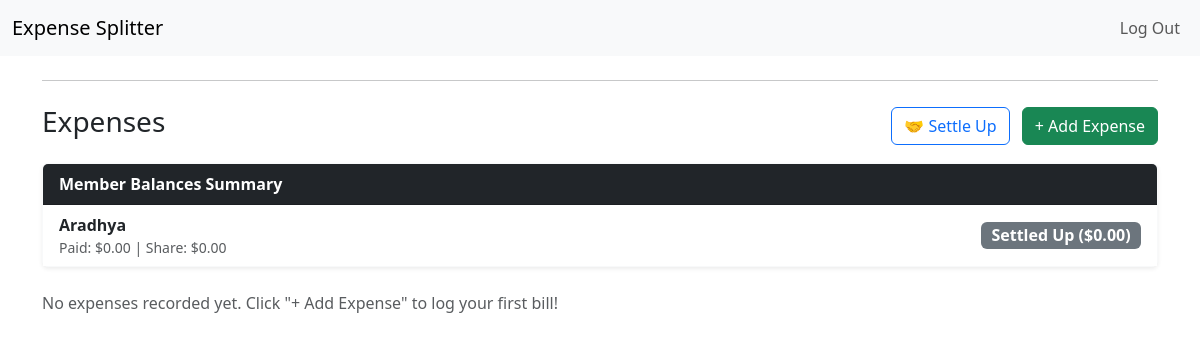
The app's page /group/2 (signed in) with its own data.
### tables this page shows
CREATE TABLE users (
    id INTEGER PRIMARY KEY AUTOINCREMENT NOT NULL,
    username TEXT NOT NULL UNIQUE,
    hash TEXT NOT NULL
);

### app.py (the view)
@app.route("/group/<int:group_id>", methods=["GET"])
@login_required
def group_detail(group_id):
    membership = db.execute(
        "SELECT * FROM group_members WHERE group_id = ? AND user_id = ?",
        group_id, session["user_id"]
    )
    if not membership:
        return apology("group not found or access denied", 403)
    group = db.execute("SELECT * FROM groups WHERE id = ?", group_id)
    if not group:
        return apology("group not found", 404)
    members = db.execute(
        "SELECT users.id, users.username FROM users "
        "JOIN group_members ON users.id = group_members.user_id "
        "WHERE group_members.group_id = ?",
        group_id
    )
    non_members = db.execute(
        "SELECT id, username FROM users WHERE id NOT IN ("
        "  SELECT user_id FROM group_members WHERE group_id = ?"
        ")",
        group_id
    )
    expenses = db.execute(
        "SELECT expenses.id, expenses.description, expenses.amount, expenses.created_at, "
        "users.username AS payer_name "
        "FROM expenses "
        "JOIN users ON expenses.payer_id = users.id "
        "WHERE expenses.group_id = ? "
        "ORDER BY expenses.created_at DESC",
        group_id
    )
    balances = []
    for member in members:
        user_id = member["id"]
        paid_res = db.execute(
            "SELECT SUM(amount) AS total FROM expenses WHERE group_id = ? AND payer_id = ?",
            group_id, user_id
        )
        total_paid = paid_res[0]["total"] or 0.0
        owed_res = db.execute(
            "SELECT SUM(expense_splits.amount_owed) AS total FROM expense_splits "
            "JOIN expenses ON expense_splits.expense_id = expenses.id "
            "WHERE expenses.group_id = ? AND expense_splits.user_id = ?",
            group_id, user_id
        )
        total_owed = owed_res[0]["total"] or 0.0
        net = round(total_paid - total_owed, 2)
        balances.append({
            "username": member["username"],
            "paid": total_paid,
            "owed": total_owed,
            "net": net
        })
    return render_template(
        "group.html",
        group=group[0],
        members=members,
        non_members=non_members,
        expenses=expenses,
        balances=balances
    )

### app.py (called while the page is built)
@app.after_request
def after_request(response):
    response.headers["Cache-Control"] = "no-cache, no-store, must-revalidate"
    response.headers["Expires"] = 0
    response.headers["Pragma"] = "no-cache"
    return response

### helpers.py (called while the page is built)
def login_required(f):
    @wraps(f)
    def decorated_function(*args, **kwargs):
        if session.get("user_id") is None:
            return redirect("/login")
        return f(*args, **kwargs)
    return decorated_function

### templates/group.html (shortened to what this page needs)
{% extends "layout.html" %}
{% block main %}
<hr class="my-4">
<div class="d-flex justify-content-between align-items-center mb-3">
    <h3>Expenses</h3>
    <div>
        <button type="button" class="btn btn-outline-primary me-2" data-bs-toggle="modal" data-bs-target="#settleModal">
            🤝 Settle Up
        </button>
        <a href="/add_expense/{{ group.id }}" class="btn btn-success">+ Add Expense</a>
    </div>
</div>
<div class="card mb-4 border-light shadow-sm">
    <div class="card-header bg-dark text-white fw-bold">
        Member Balances Summary
    </div>
    <div class="card-body p-0">
        <ul class="list-group list-group-flush">
            {% for b in balances %}
                <li class="list-group-item d-flex justify-content-between align-items-center">
                    <div>
                        <strong>{{ b.username }}</strong>
                        <div class="text-muted small">
                            Paid: ${{ "%.2f"|format(b.paid) }} | Share: ${{ "%.2f"|format(b.owed) }}
                        </div>
                    </div>
                    {% if b.net > 0 %}
                        <span class="badge bg-success fs-6">Gets back ${{ "%.2f"|format(b.net) }}</span>
                    {% elif b.net < 0 %}
                        <span class="badge bg-danger fs-6">Owes ${{ "%.2f"|format(b.net | abs) }}</span>
                    {% else %}
                        <span class="badge bg-secondary fs-6">Settled Up ($0.00)</span>
                    {% endif %}
                </li>
            {% endfor %}
        </ul>
    </div>
</div>
{% if expenses %}
    <div class="table-responsive">
        <table class="table table-striped align-middle">
            <thead>
                <tr>
                    <th>Description</th>
                    <th>Paid By</th>
                    <th>Amount</th>
                    <th>Date</th>
                </tr>
            </thead>
            <tbody>
                {% for expense in expenses %}
                    <tr>
                        <td><strong>{{ expense.description }}</strong></td>
                        <td>{{ expense.payer_name }}</td>
                        <td>${{ "%.2f"|format(expense.amount) }}</td>
                        <td class="text-muted small">{{ expense.created_at }}</td>
                    </tr>
                {% endfor %}
            </tbody>
        </table>
    </div>
{% else %}
    <p class="text-muted">No expenses recorded yet. Click "+ Add Expense" to log your first bill!</p>
{% endif %}
{% endblock %}

### records on screen
users: username "Aradhya", paid "0.00", owed "0.00"
